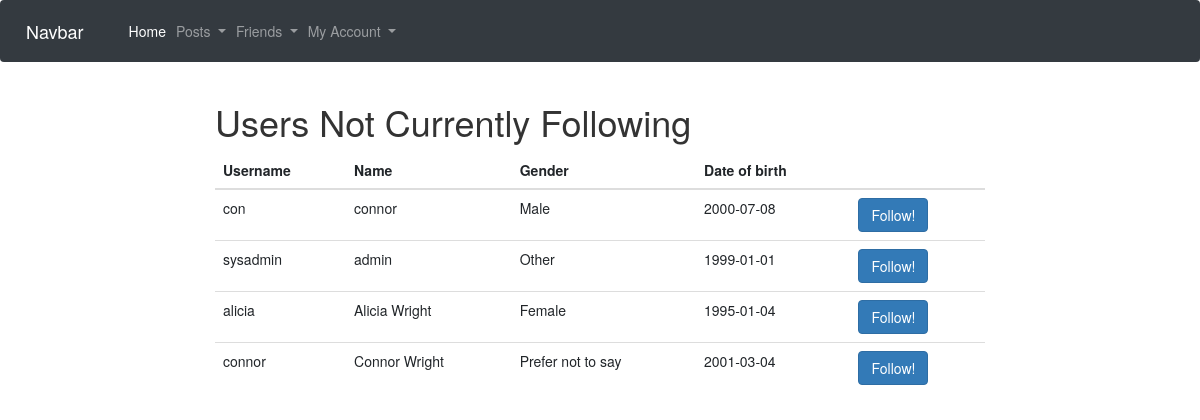
Before: /findfollowers (signed in) with the older database file.
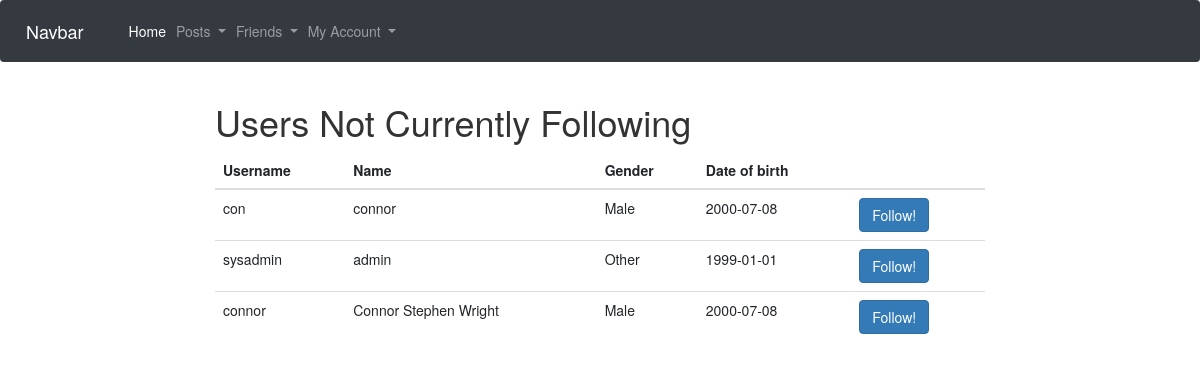
After: the same page with the newer database file.
### app/models.py (models this page shows, shortened)
class User(UserMixin, db.Model):
    id = db.Column(db.Integer, primary_key=True)
    name = db.Column(db.String(120))
    username = db.Column(db.String(64), index=True, unique=True)
    password = db.Column(db.String(128))
    dob = db.Column(db.Date)
    gender = db.Column(db.String(20))
    posts = db.relationship('Post', backref='author', lazy='dynamic')
    friends = db.relationship('User',
                            secondary=friendship,
                            primaryjoin=id==friendship.c.user_id,
                            secondaryjoin=id==friendship.c.friend_id)

### app/views.py (the view)
@app.route('/findfollowers', methods=['GET', 'POST'])
@login_required
def findUsersToFollower():
    following = current_user.friends
    notFollowing = []
    current=0
    for user in User.query.all():
        for friends in current_user.friends:
            if user.id == friends.id:
                current=1
        if current==0:
            notFollowing.append(user)
        current=0
    return render_template('findusers.html', title="Find Users", users=notFollowing)

### app/models.py (called while the page is built)
@login.user_loader
def load_user(id):
    return User.query.get(int(id))

### app/templates/findusers.html
{% extends "base.html" %}
{% block content %}
<h1>Users Not Currently Following</h1>
<table class="table">
    <thead>
      <tr>
        <th>Username</th>
        <th>Name</th>
        <th>Gender</th>
        <th>Date of birth</th>
        <th></th>
      </tr>
    </thead>
    <tbody>
    {% for user in users %}
    <tr>
      <td>{{user.username}}</td>
      <td>{{user.name}}</td>
      <td>{{user.gender}}</td>
      <td>{{user.dob}}</td>
      <td><a href="/follow/{{user.id}}"><button type="button" class="btn btn-primary">Follow!</button></a></td>
    </tr>
    {% endfor %}
  </tbody>
</table>
{% endblock %}

Changed rows visible on the page:
no longer on this page (row unchanged): User: username "alicia", name "Alicia Wright", gender "Female", dob "1995-01-04"
changed User: name "Connor Wright" → "Connor Stephen Wright"; gender "Prefer not to say" → "Male"; dob "2001-03-04" → "2000-07-08"
